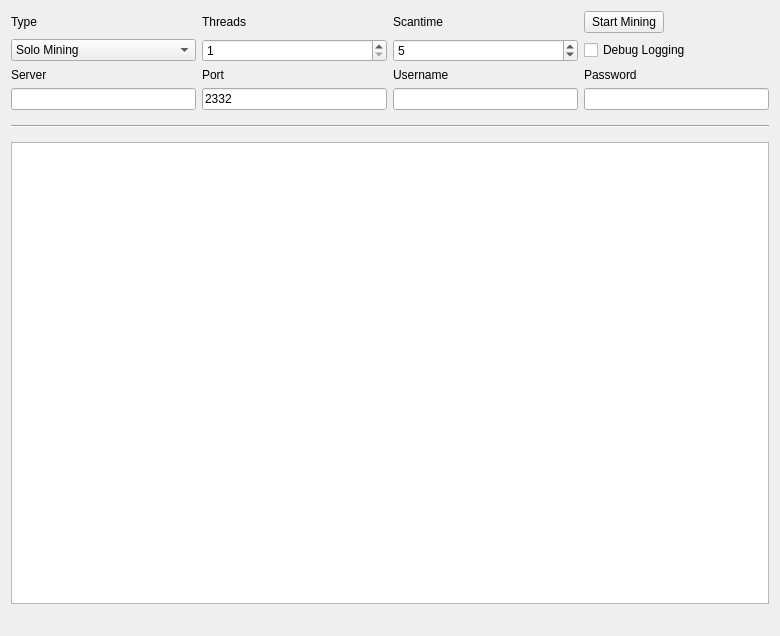
<?xml version="1.0" encoding="UTF-8"?>
<ui version="4.0">
 <class>MiningPage</class>
 <widget class="QWidget" name="MiningPage">
  <property name="geometry">
   <rect>
    <x>0</x>
    <y>0</y>
    <width>780</width>
    <height>636</height>
   </rect>
  </property>
  <property name="windowTitle">
   <string>Mining</string>
  </property>
  <layout class="QGridLayout" name="gridLayout">
   <property name="sizeConstraint">
    <enum>QLayout::SetMaximumSize</enum>
   </property>
   <item row="7" column="1">
    <widget class="QLineEdit" name="serverLine">
     <property name="enabled">
      <bool>true</bool>
     </property>
    </widget>
   </item>
   <item row="6" column="3">
    <widget class="QLabel" name="usernameLabel">
     <property name="enabled">
      <bool>true</bool>
     </property>
     <property name="text">
      <string>Username</string>
     </property>
    </widget>
   </item>
   <item row="6" column="1">
    <widget class="QLabel" name="serverLabel">
     <property name="enabled">
      <bool>true</bool>
     </property>
     <property name="text">
      <string>Server</string>
     </property>
    </widget>
   </item>
   <item row="7" column="3">
    <widget class="QLineEdit" name="usernameLine">
     <property name="enabled">
      <bool>true</bool>
     </property>
     <property name="text">
      <string/>
     </property>
    </widget>
   </item>
   <item row="6" column="4">
    <widget class="QLabel" name="passwordLabel">
     <property name="enabled">
      <bool>true</bool>
     </property>
     <property name="text">
      <string>Password</string>
     </property>
    </widget>
   </item>
   <item row="6" column="2">
    <widget class="QLabel" name="portLabel">
     <property name="enabled">
      <bool>true</bool>
     </property>
     <property name="text">
      <string>Port</string>
     </property>
    </widget>
   </item>
   <item row="3" column="4">
    <widget class="QPushButton" name="startButton">
     <property name="sizePolicy">
      <sizepolicy hsizetype="Fixed" vsizetype="Fixed">
       <horstretch>0</horstretch>
       <verstretch>0</verstretch>
      </sizepolicy>
     </property>
     <property name="text">
      <string>Start Mining</string>
     </property>
    </widget>
   </item>
   <item row="8" column="1" colspan="4">
    <widget class="Line" name="line">
     <property name="sizePolicy">
      <sizepolicy hsizetype="Minimum" vsizetype="Fixed">
       <horstretch>0</horstretch>
       <verstretch>0</verstretch>
      </sizepolicy>
     </property>
     <property name="minimumSize">
      <size>
       <width>0</width>
       <height>20</height>
      </size>
     </property>
     <property name="orientation">
      <enum>Qt::Horizontal</enum>
     </property>
    </widget>
   </item>
   <item row="13" column="1" colspan="4">
    <widget class="QListWidget" name="list">
     <property name="autoScrollMargin">
      <number>100000</number>
     </property>
     <property name="dragDropMode">
      <enum>QAbstractItemView::DragOnly</enum>
     </property>
     <property name="selectionMode">
      <enum>QAbstractItemView::NoSelection</enum>
     </property>
     <property name="movement">
      <enum>QListView::Snap</enum>
     </property>
     <property name="batchSize">
      <number>10</number>
     </property>
    </widget>
   </item>
   <item row="14" column="1" colspan="2">
    <widget class="QLabel" name="shareCount">
     <property name="font">
      <font>
       <pointsize>10</pointsize>
       <weight>75</weight>
       <bold>true</bold>
      </font>
     </property>
     <property name="text">
      <string/>
     </property>
    </widget>
   </item>
   <item row="3" column="3">
    <widget class="QLabel" name="scantimeLabel">
     <property name="enabled">
      <bool>true</bool>
     </property>
     <property name="layoutDirection">
      <enum>Qt::LeftToRight</enum>
     </property>
     <property name="text">
      <string>Scantime</string>
     </property>
    </widget>
   </item>
   <item row="3" column="2">
    <widget class="QLabel" name="threadsLabel">
     <property name="enabled">
      <bool>true</bool>
     </property>
     <property name="text">
      <string>Threads</string>
     </property>
    </widget>
   </item>
   <item row="4" column="4">
    <widget class="QCheckBox" name="debugCheckBox">
     <property name="text">
      <string>Debug Logging</string>
     </property>
    </widget>
   </item>
   <item row="3" column="1">
    <widget class="QLabel" name="typeLabel">
     <property name="text">
      <string>Type</string>
     </property>
    </widget>
   </item>
   <item row="4" column="2">
    <widget class="QSpinBox" name="threadsBox">
     <property name="enabled">
      <bool>true</bool>
     </property>
     <property name="minimum">
      <number>1</number>
     </property>
     <property name="maximum">
      <number>99</number>
     </property>
     <property name="singleStep">
      <number>1</number>
     </property>
    </widget>
   </item>
   <item row="4" column="1">
    <widget class="QComboBox" name="typeBox">
     <property name="editable">
      <bool>false</bool>
     </property>
     <property name="currentIndex">
      <number>0</number>
     </property>
     <item>
      <property name="text">
       <string>Solo Mining</string>
      </property>
     </item>
     <item>
      <property name="text">
       <string>Pool Mining</string>
      </property>
     </item>
    </widget>
   </item>
   <item row="4" column="3">
    <widget class="QSpinBox" name="scantimeBox">
     <property name="enabled">
      <bool>true</bool>
     </property>
     <property name="minimum">
      <number>1</number>
     </property>
     <property name="value">
      <number>5</number>
     </property>
    </widget>
   </item>
   <item row="7" column="2">
    <widget class="QLineEdit" name="portLine">
     <property name="enabled">
      <bool>true</bool>
     </property>
     <property name="text">
      <string>2332</string>
     </property>
     <property name="value" stdset="0">
      <number>2332</number>
     </property>
    </widget>
   </item>
   <item row="7" column="4">
    <widget class="QLineEdit" name="passwordLine">
     <property name="enabled">
      <bool>true</bool>
     </property>
    </widget>
   </item>
   <item row="14" column="3" colspan="2">
    <widget class="QLabel" name="mineSpeedLabel">
     <property name="sizePolicy">
      <sizepolicy hsizetype="Preferred" vsizetype="Preferred">
       <horstretch>0</horstretch>
       <verstretch>0</verstretch>
      </sizepolicy>
     </property>
     <property name="font">
      <font>
       <pointsize>10</pointsize>
       <weight>75</weight>
       <bold>true</bold>
      </font>
     </property>
     <property name="text">
      <string/>
     </property>
     <property name="alignment">
      <set>Qt::AlignRight|Qt::AlignTrailing|Qt::AlignVCenter</set>
     </property>
    </widget>
   </item>
  </layout>
 </widget>
 <layoutdefault spacing="6" margin="11"/>
 <tabstops>
  <tabstop>startButton</tabstop>
  <tabstop>typeBox</tabstop>
  <tabstop>threadsBox</tabstop>
  <tabstop>scantimeBox</tabstop>
  <tabstop>serverLine</tabstop>
  <tabstop>portLine</tabstop>
  <tabstop>usernameLine</tabstop>
  <tabstop>passwordLine</tabstop>
  <tabstop>debugCheckBox</tabstop>
  <tabstop>list</tabstop>
 </tabstops>
 <resources/>
 <connections/>
</ui>
